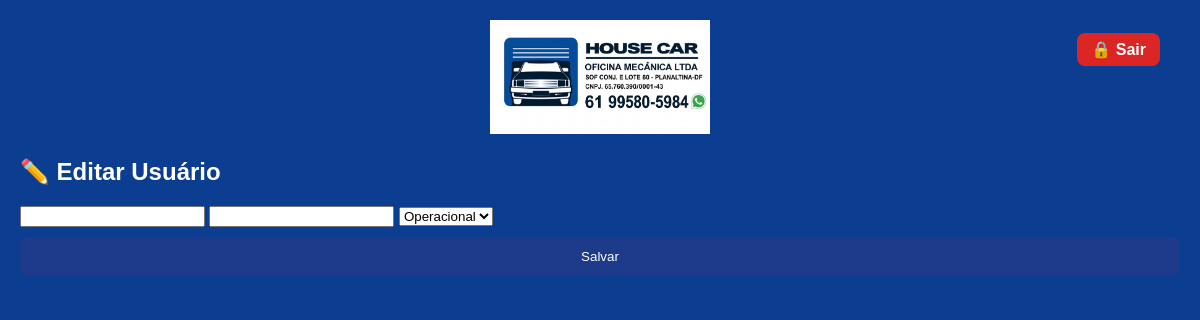
Before: /editar_usuario/8 (signed in) with the older database file.
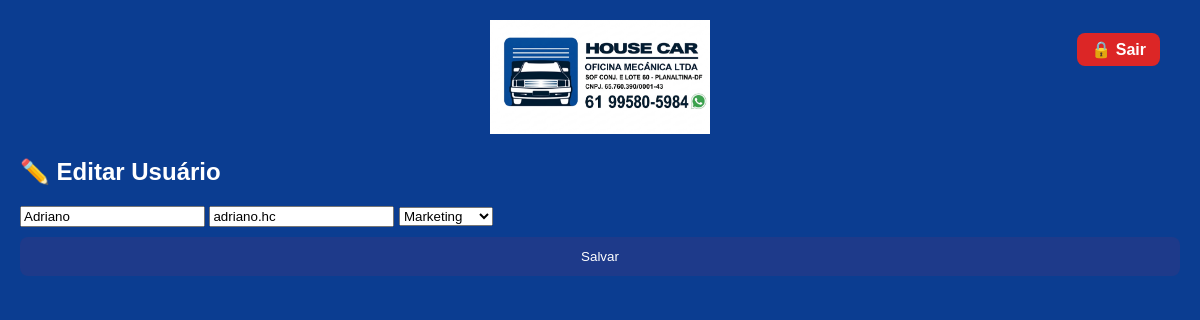
After: the same page with the newer database file.
### tables this page shows
CREATE TABLE usuarios (
        id INTEGER PRIMARY KEY AUTOINCREMENT,
        nome TEXT,
        login TEXT UNIQUE,
        senha TEXT,
        tipo TEXT,
        primeiro_acesso INTEGER DEFAULT 1
    );

### app.py (the view, shortened to what this page needs)
@app.route("/editar_usuario/<int:id>", methods=["GET", "POST"])
def editar_usuario(id):
    if proteger(): return proteger()
    if session.get("tipo") != "admin":
        return "Acesso restrito"
    conn = conectar()
    cursor = conn.cursor()
    cursor.execute("""
    SELECT id, nome, login, tipo
    FROM usuarios
    WHERE id = ?
    """, (id,))
    usuario = cursor.fetchone()
    conn.close()
    return render_template("editar_usuario.html", u=usuario)

### app.py (called while the page is built)
@app.context_processor
def inject_user():
    return dict(tipo=session.get("tipo"))

@app.after_request
def add_header(response):
    response.headers["Cache-Control"] = "no-store, no-cache, must-revalidate, max-age=0"
    response.headers["Pragma"] = "no-cache"
    response.headers["Expires"] = "0"
    return response

def proteger():
    if not session.get("logado"):
        return redirect("/login")

### banco.py (called while the page is built)
def conectar():
    return sqlite3.connect("oficina.db")

### templates/editar_usuario.html (shortened to what this page needs)
<!DOCTYPE html>
<html lang="pt-br">
<head>
<link rel="stylesheet" href="/static/style.css">
</head>
<body>
{% include "_header.html" %}
<h2>✏️ Editar Usuário</h2>
<form method="POST">
    <input type="text" name="nome" value="{{ u[1] }}" required>
    <input type="text" name="login" value="{{ u[2] }}" required>
    <select name="tipo">
        <option value="operacional" {% if u[3] == "operacional" %}selected{% endif %}>Operacional</option>
        <option value="marketing" {% if u[3] == "marketing" %}selected{% endif %}>Marketing</option>
    </select>
    <button type="submit">Salvar</button>
</form>
</body>
</html>

Changed rows visible on the page:
added usuarios: nome "Adriano", login "adriano.hc", tipo "Marketing"
Other visible differences:
form field tipo: "Operacional" → (not shown)
